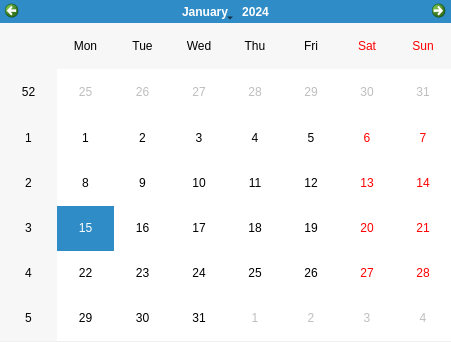
<?xml version="1.0" encoding="UTF-8"?>
<ui version="4.0">
 <class>Dialog</class>
 <widget class="QDialog" name="Dialog">
  <property name="geometry">
   <rect>
    <x>0</x>
    <y>0</y>
    <width>451</width>
    <height>342</height>
   </rect>
  </property>
  <property name="windowTitle">
   <string>Dialog</string>
  </property>
  <widget class="QCalendarWidget" name="calendar">
   <property name="geometry">
    <rect>
     <x>0</x>
     <y>0</y>
     <width>451</width>
     <height>341</height>
    </rect>
   </property>
  </widget>
 </widget>
 <resources/>
 <connections/>
</ui>
